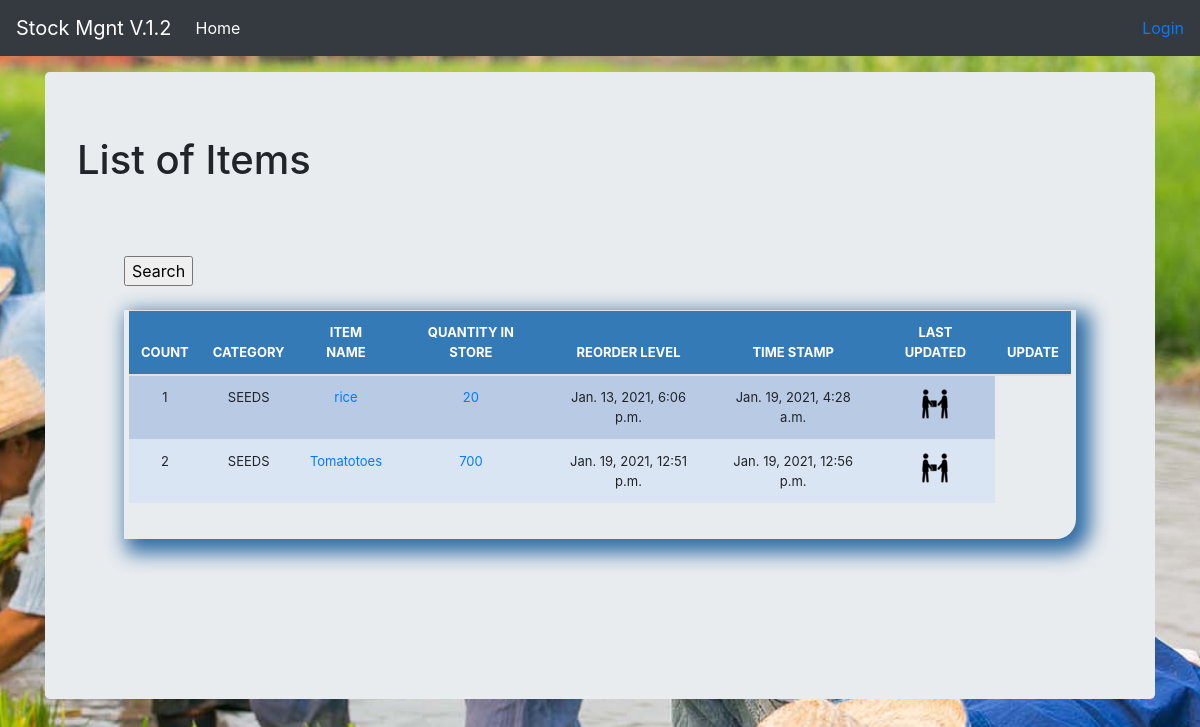
The page /cogon_items/ on the database as committed earlier.
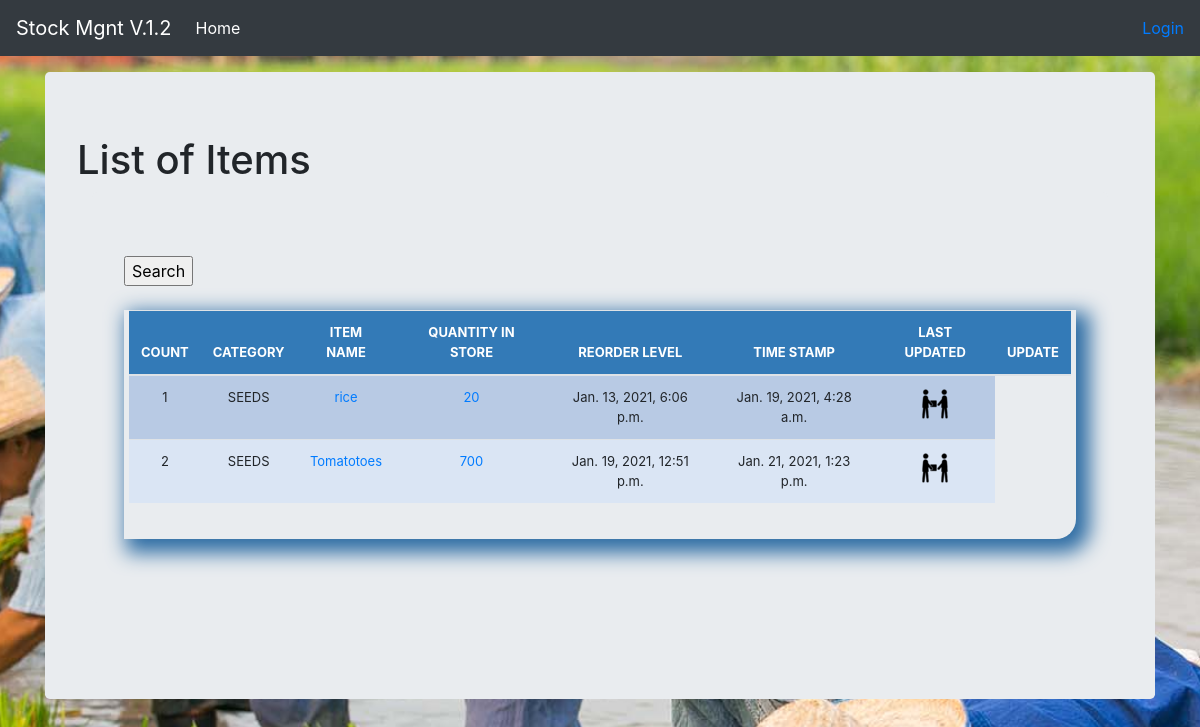
The same page on the database as committed later.
### stockmgmt/models.py (models this page shows, shortened)
class Stock(models.Model):
    category = models.ForeignKey(Category, on_delete=models.CASCADE, blank=True)
    sub_category = models.ForeignKey(SubCategory, on_delete=models.CASCADE, blank=True,null=True,verbose_name='UNIT')
    item_name = models.CharField(max_length=50, blank=True, null=True)
    quantity = models.IntegerField(default='0', blank=True, null=True)
    receive_quantity = models.IntegerField(default='0', blank=True, null=True)
    receive_by = models.CharField(max_length=50, blank=True, null=True)
    issue_quantity = models.IntegerField(default='0', blank=True, null=True)
    issue_by = models.CharField(max_length=50, blank=True, null=True, choices=issue_to_category)
    issue_by_model = models.ForeignKey(All_Store, on_delete=models.CASCADE, blank=True, null=True,
                                       related_name='issue_to_model')
    ordered_items=models.IntegerField(blank=True, null=True,default=0,verbose_name='Number of items')
    issue_to = models.CharField(max_length=50, blank=True, null=True, choices=issue_to_category)
    issue_to_model = models.ForeignKey(All_Store, on_delete=models.CASCADE, blank=True, null=True,
                                       related_name='issue_by_model')
    phone_number = models.CharField(max_length=50, blank=True, null=True)
    created_by = models.CharField(max_length=50, blank=True, null=True)
    reorder_level = models.IntegerField(default='0', blank=True, null=True)
    last_updated = models.DateTimeField(auto_now_add=False, auto_now=True)
    timestamp = models.DateTimeField(auto_now_add=True, auto_now=False)
    price = models.IntegerField(default='0', blank=True, null=True)

class Category(models.Model):
    name = models.CharField(max_length=50, blank=True, null=True)
    def __str__(self):
        return self.name

### stockmgmt/views.py (the view)
# urls.py: path('cogon_items/', views.cogon_items, name='cogon_items'),
def cogon_items(request):
    title = 'List of Items'
    queryset = Stock.objects.filter(issue_to__icontains='Cogon')
    all_store = All_Store.objects.all()
    context = {
        'stores':all_store,
        "title": title,
        "queryset": queryset,
    }
    return render(request, "cogon_items.html", context)

### stockmgmt/templates/cogon_items.html (shortened to what this page needs)
{% extends "base.html" %}
{% load crispy_forms_tags %}
{% load static %}
{% block body %}
<main role="main" class="container">
  <div class="jumbotron">
    	<form method='POST' action=''>{% csrf_token %}
        <input type="submit" value='Search'/>
    </form>
      <div class="display_table">
    <table class='table'>
        <thead>
          <tr>
            <th>COUNT</th>
            <th>CATEGORY</th>
            <th>ITEM NAME</th>
            <th>QUANTITY IN STORE</th>
            <th>REORDER LEVEL</th>
            <th>TIME STAMP</th>
            <th>LAST UPDATED</th>
            <th>UPDATE</th>
          </tr>
        </thead>
      {% for instance in queryset %}
          <tr>
            <td>{{forloop.counter}}</td>
            <td>{{instance.category}}</td>
            <td><a href="{% url 'update_items' instance.id %}">{{instance.item_name}}</a></td>
            <td>
                  {% if instance.quantity <= instance.reorder_level %}
                  <div style="background-color: orange;">
                      <a href="{% url 'stock_detail' instance.id %}">{{instance.quantity}}</a></div>
                  {% else %}
                <a href="{% url 'stock_detail' instance.id %}">{{instance.quantity}}</a>
                  {% endif %}
            </td>
            <td>{{instance.timestamp}}</td>
            <td>{{instance.last_updated}}</td>
            <td>
                <a href="{% url 'stock_detail' instance.id %}"><img src="{% static 'img/update.png' %}"></a>
            </td>
          </tr>
      {% endfor %}
    </table>
    </div>
  </div>
</main>
{% endblock %}

Rows that differ between the two databases and show on the page:
changed Stock "Tomatotoes": last_updated "Jan. 19, 2021, 12:56 p.m." → "Jan. 21, 2021, 1:23 p.m."
